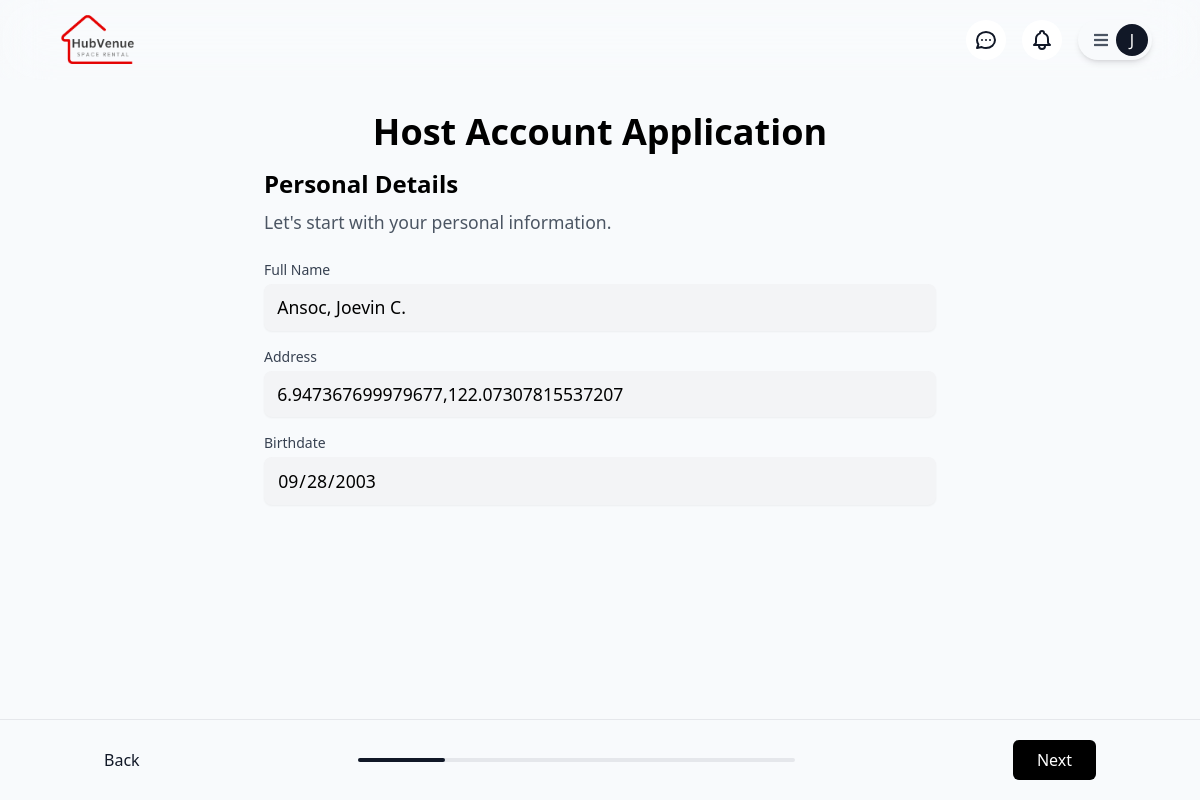
The app's page /host-account-application.php (signed in) with its own data.
### tables this page shows
CREATE TABLE `users` (
  `id` int(11) NOT NULL,
  `firstname` varchar(50) NOT NULL,
  `lastname` varchar(50) NOT NULL,
  `middlename` varchar(50) DEFAULT NULL,
  `sex_id` int(11) NOT NULL,
  `user_type_id` int(11) NOT NULL,
  `birthdate` date NOT NULL,
  `contact_number` varchar(50) NOT NULL,
  `address` varchar(255) NOT NULL,
  `profile_pic` text DEFAULT NULL,
  `bio` text DEFAULT NULL,
  `email` varchar(50) NOT NULL,
  `password` varchar(255) NOT NULL,
  `is_Verified` enum('Verified','Not Verified') NOT NULL DEFAULT 'Not Verified',
  `verification_Token` text NOT NULL,
  `remember_token` text DEFAULT NULL,
  `token_expiry` datetime DEFAULT NULL,
  `reset_token` text DEFAULT NULL,
  `reset_token_expiry` datetime DEFAULT NULL,
  `created_at` timestamp NOT NULL DEFAULT current_timestamp(),
  `updated_at` timestamp NOT NULL DEFAULT current_timestamp() ON UPDATE current_timestamp()
);

### classes/account.class.php (called while the page is built, shortened)
<?php
require_once(__DIR__ . '/../dbconnection.php');
class Account
{
    protected $db;
    function __construct()
    {
        $this->db = new Database();
    }
    public function getUser($user_id = '', $user_type = '')
    {
        try {
            $user_id = "%" . $user_id . "%";
            $user_type = "%" . $user_type . "%";
            $sql = 'SELECT u.*, ss.name AS sex, ust.name AS user_type
            FROM users u
            JOIN sex_sub ss ON u.sex_id = ss.id
            JOIN user_types_sub ust ON ust.id = u.user_type_id
            WHERE u.id LIKE :user_id AND u.user_type_id LIKE :user_type';
            $stmt = $this->db->connect()->prepare($sql);
            $stmt->bindParam(':user_id', $user_id);
            $stmt->bindParam(':user_type', $user_type);
            $stmt->execute();
            $user = $stmt->fetch(PDO::FETCH_ASSOC);
            return $user;
        } catch (PDOException $e) {
            error_log("Error fetching user data: " . $e->getMessage());
            return ['status' => 'error', 'message' => $e->getMessage()];
        }
    }
    public function HostApplicationStats($userId, $status)
    {
        try {
            $conn = $this->db->connect();
            $statusLike = "%" . $status . "%";
            $sql = "SELECT * FROM host_application WHERE userId = :userId AND status_id LIKE :status;";
            $stmt = $conn->prepare($sql);
            $stmt->bindParam(':userId', $userId);
            $stmt->bindParam(':status', $statusLike);
            if ($stmt->execute()) {
                return $stmt->rowCount() > 0;
            }
            return false;
        } catch (PDOException $e) {
            error_log("Error fetching host application stats: " . $e->getMessage());
            return ['status' => 'error', 'message' => $e->getMessage()];
        }
    }
}

### dbconnection.php (called while the page is built, shortened)
<?php
class Database
{
    private $host = 'localhost';
    private $username = 'root';
    private $password = '';
    private $dbname = 'hub_venue_1';
    function connect()
    {
        $this->connection = new PDO("mysql:host=$this->host;dbname=$this->dbname", $this->username, $this->password);
        return $this->connection;
    }
}

### api/coorAddressVerify.api.php (called while the page is built, shortened)
<?php
function getAddressByCoordinates($coor)
{
    $coordinates = explode(',', $coor);
    $lat = trim($coordinates[0]);
    $lng = trim($coordinates[1]);
    $url = "https://nominatim.openstreetmap.org/reverse?lat=$lat&lon=$lng&format=json";
    $options = [
        'http' => [
            'header' => "User-Agent: MyApp/1.0 (joevinansoc870@gmail.com)\r\n",
        ],
    ];
    $context = stream_context_create($options);
    $response = @file_get_contents($url, false, $context);
    if ($response === false) {
        return $coor;
    }
    $data = json_decode($response, true);
    return $data['display_name'];
}

### host-account-application.php (the view, shortened to what this page needs)
<?php
require_once './classes/account.class.php';
require_once './api/coorAddressVerify.api.php';
$accountObj = new Account();
$USER_ID = isset($_SESSION['user']) ? $_SESSION['user'] : null;
$PENDING = 1;
$APPROVED = 2;
$user = $accountObj->getUser($USER_ID);
$appliedHost = $accountObj->HostApplicationStats($USER_ID, $PENDING);
$isHost = $accountObj->HostApplicationStats($USER_ID, $APPROVED);
$address = getAddressByCoordinates($user['address']);
?>
<!DOCTYPE html>
<html lang="en">
<head>
    <link rel="stylesheet" href="./output.css">
    <link rel="stylesheet" href="https://unpkg.com/leaflet@1.9.4/dist/leaflet.css" />
    <link href="https://cdnjs.cloudflare.com/ajax/libs/font-awesome/5.15.3/css/all.min.css" rel="stylesheet" />
</head>
<body class="min-h-screen flex flex-col bg-slate-50">
    <?php
    if (isset($_SESSION['user'])) {
        include_once './components/navbar.logged.in.php';
    } else {
        include_once './components/navbar.html';
    }
    ?>
    <?php
    if ($appliedHost) {
        echo '<div class="fixed inset-0 flex items-center justify-center bg-black/5 backdrop-blur-sm">
            <div class="bg-slate-50 p-8 rounded-xl shadow-xl max-w-md w-full mx-4 border-l-4 border-blue-500 transform transition-all">
                <div class="flex items-center space-x-4">
                    <div class="p-2 bg-blue-50 rounded-full">
                        <svg class="w-6 h-6 text-blue-500" fill="none" stroke="currentColor" viewBox="0 0 24 24">
                            <path stroke-linecap="round" stroke-linejoin="round" stroke-width="2" d="M13 16h-1v-4h-1m1-4h.01M21 12a9 9 0 11-18 0 9 9 0 0118 0z"></path>
                        </svg>
                    </div>
                    <div>
                        <h3 class="text-lg font-semibold text-gray-900">Application Under Review</h3>
                        <p class="text-gray-600 mt-1">Please allow some time for the admin to process your request.</p>
                    </div>
                </div>
            </div>
        </div>';
    } else {
        ?>
            <main class="flex-1 mt-20 container mx-auto px-4 py-8 relative ">
                <h1 class="text-2xl md:text-4xl font-bold mb-4 text-center">Host Account Application</h1>
                <form id="hostApplicationForm" method="POST" class="max-w-2xl mx-auto">
                    <div id="step1" class="step">
                        <h1 class="text-2xl font-bold mb-2">Personal Details</h1>
                        <p class="text-gray-600 mb-6">Let's start with your personal information.</p>
                        <div class="flex flex-col gap-4">
                            <div>
                                <label for="fullName" class="block text-sm font-medium text-gray-700">Full Name</label>
                                <input type="text" id="fullName" name="fullName" placeholder="Last Name, First Name M.I."
                                    required
                                    class="mt-1 block w-full rounded-md border-gray-300 shadow-sm focus:border-blue-300 focus:ring focus:ring-blue-200 focus:ring-opacity-50"
                                    value="<?php echo htmlspecialchars($user['lastname'] . ', ' . $user['firstname'] . ' ' . $user['middlename']) . '.'; ?>"
                                    readonly>
                            </div>
                            <div>
                                <label for="address" class="block text-sm font-medium text-gray-700">Address</label>
                                <span class="flex items-center space-x-2">
                                    <input type="text" id="address" name="address" placeholder="Where do you live?" required
                                        class="mt-1 block w-full rounded-md border-gray-300 shadow-sm focus:border-blue-300 focus:ring focus:ring-blue-200 focus:ring-opacity-50"
                                        value="<?php echo htmlspecialchars($address); ?>" readonly>
                                </span>
                            </div>
                            <div>
                                <label for="birthdate" class="block text-sm font-medium text-gray-700">Birthdate</label>
                                <input type="date" id="hostBd" name="birthdate" required
                                    class="mt-1 block w-full rounded-md border-gray-300 shadow-sm focus:border-blue-300 focus:ring focus:ring-blue-200 focus:ring-opacity-50"
                                    value="<?php echo htmlspecialchars($user['birthdate']); ?>" readonly>
                            </div>
                        </div>
                    </div>
                </form>
            </main>
            <footer class="bg-slate-50 border-t">
                <div class="container mx-auto px-4 h-20 flex items-center justify-between">
                    <button id="prevBtn" class="text-gray-900 font-medium">Back</button>
                    <div class="flex-1 flex justify-center">
                        <div class="w-1/2 relative">
                            <div class="h-1 bg-gray-200 rounded-full">
                                <div id="progressBarFill" class="h-1 bg-gray-900 rounded-full transition-all duration-300"
                                    style="width: 20%"></div>
                            </div>
                        </div>
                    </div>
                    <button id="nextBtn" class="bg-black text-white px-6 py-2 rounded-md">Next</button>
                </div>
            </footer>
    <?php } ?>
</body>
</html>

### host-account-application.php (style rules this page uses)
select, input[type="text"], input[type="email"], input[type="date"], input[type="url"], textarea { transition: all 0.3s ease; border: 2px solid transparent; background-color: #f3f4f6; padding: 0.5rem 0.7rem; font-size: 1.1rem; border-radius: 8px; }
.step p { font-size: 1.1rem; line-height: 1.6; }

### records on screen
users: fullName "Ansoc, Joevin C.", address "6.947367699979677,122.07307815537207", birthdate "09/28/2003"

### other values on screen
$profileTemplate['initial'] "J"
